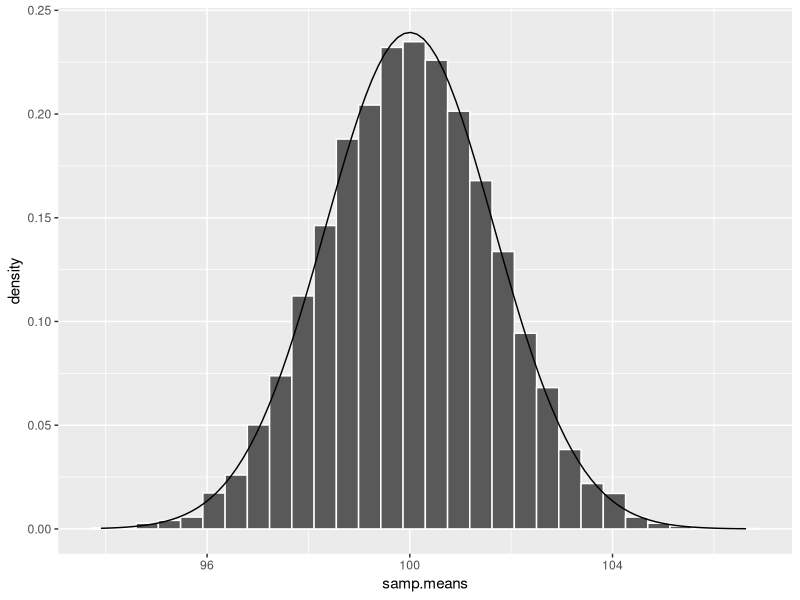
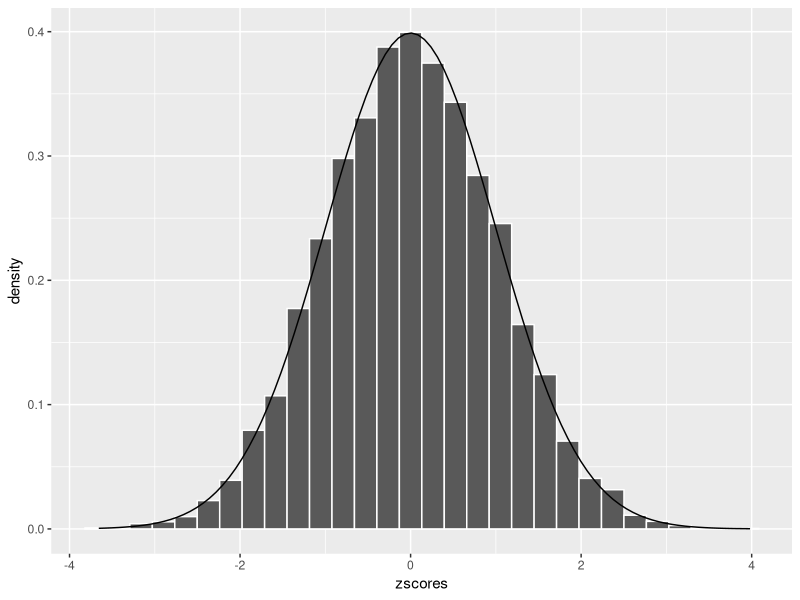
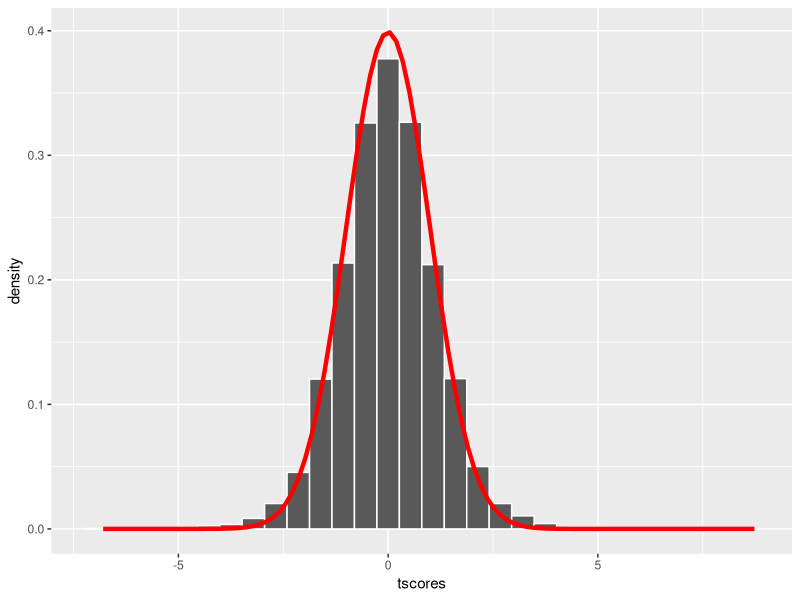
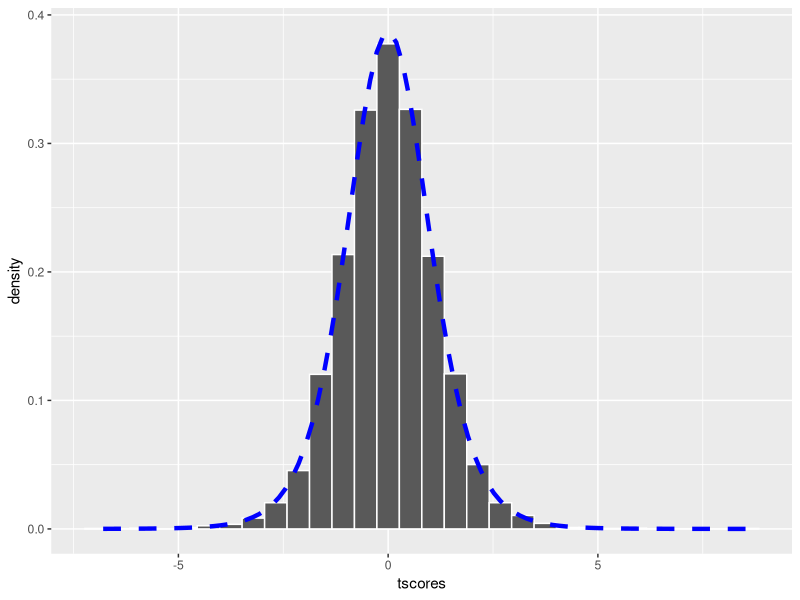
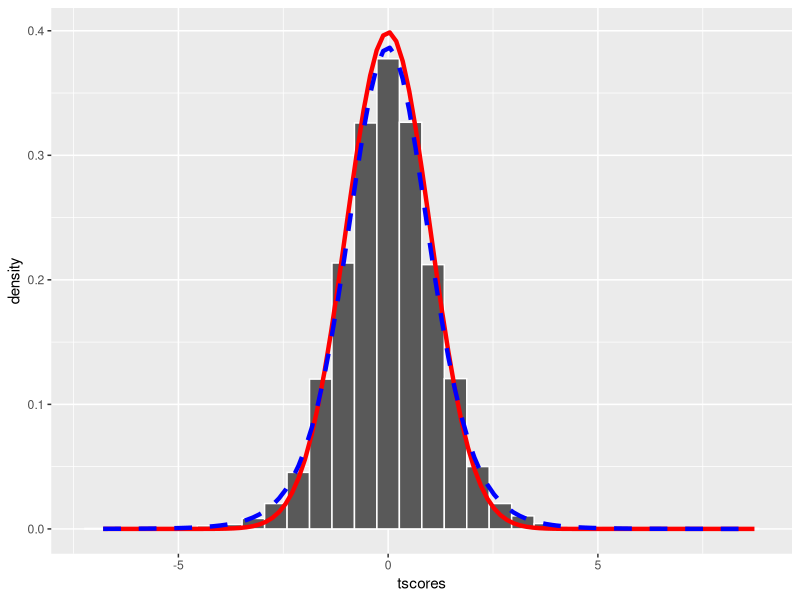
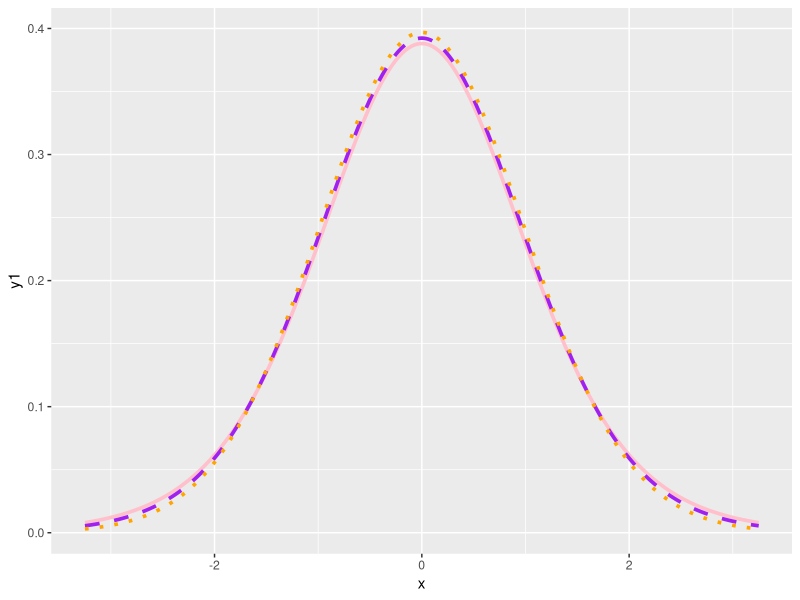
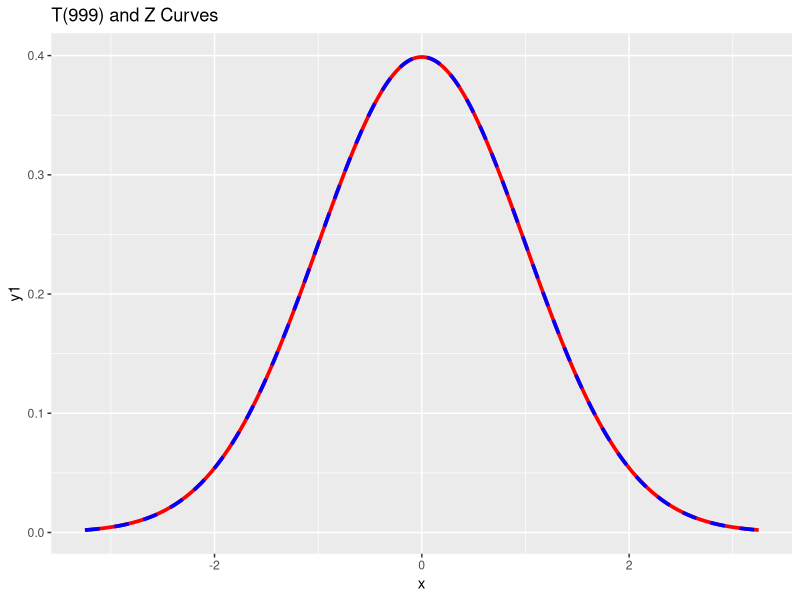
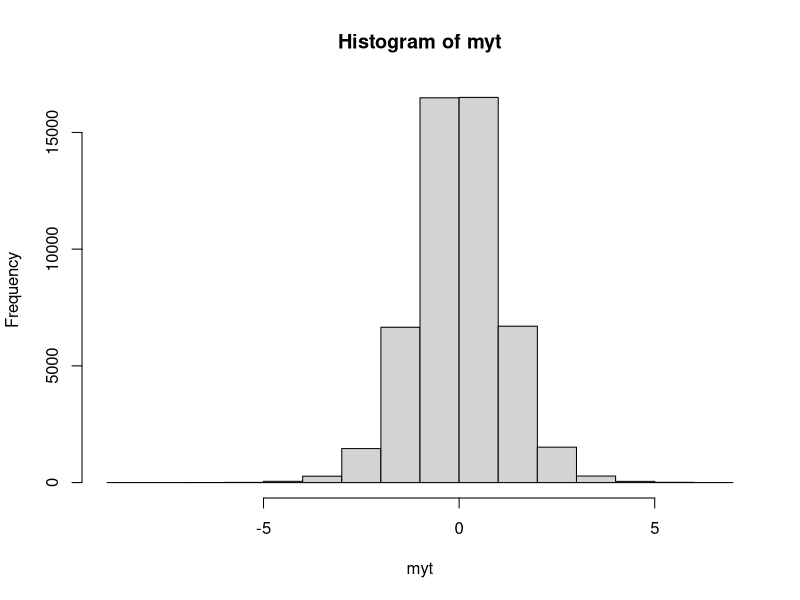

Write R code to recreate these figures, in order.
#24 - Lesson 5-2A Continued
#Wednesday, 4/3/24

#Notes 5-2A Code to Copy
#Beyond the Normal Distribution, Part 1

#-------------------------------------Investigation #1-----------------------------#
#Going from Z to t

library(tidyverse)
library(patchwork)
set.seed(2024)
mydata <- replicate(10000,rnorm(9,100,5))
#Check: What does mydata look like?
dim(mydata)
mydata[,1:5]

samp.means <- apply(mydata,2,mean)
#Check: length(samp.means)
samp.sd <- apply(mydata,2,sd)
#Check: length(samp.sd)

#Verifying the note in our notes
#what does the first sample look like?
mydata[,1]
mean(mydata[,1])
samp.means[1]
sd(mydata[,1])
samp.sd[1]

zscores <- (samp.means - 100)/(5/sqrt(9))
tscores <- (samp.means - 100)/(samp.sd/sqrt(9))

length(zscores)
length(tscores)


mydata.df <- data.frame(samp.means=samp.means,
                        samp.sd=samp.sd,
                        zscores=zscores,
                        tscores=tscores)




A <- ggplot(mydata.df,aes(x=samp.means)) + 
  geom_histogram(aes(y=after_stat(density)),
                 color="white",bins=30) +
  stat_function(fun=dnorm,args=list(mean=100,sd=5/sqrt(9)))
A #Beautiful CLT! :)


B <- ggplot(mydata.df,aes(x=zscores)) + 
  geom_histogram(aes(y=after_stat(density)),
                 color="white",bins=30) +
  stat_function(fun=dnorm,args=list(mean=0,sd=1))
B #Beautiful Z-scores! :)




C <- ggplot(mydata.df,aes(x=tscores))+ 
  geom_histogram(aes(y=after_stat(density)),
                 color="white",bins=30) +
  stat_function(fun=dnorm,args=list(mean=0,sd=1),color="red",size=1.5)
C




D <- ggplot(mydata.df,aes(x=tscores))+ 
  geom_histogram(aes(y=after_stat(density)),
                 color="white",bins=30) +
  stat_function(fun=dt,args=list(df=8),color="blue",size=1.5,linetype=2)
D




E <- ggplot(mydata.df,aes(x=tscores))+ 
  geom_histogram(aes(y=after_stat(density)),
                 color="white",bins=30) +
  stat_function(fun=dnorm,args=list(mean=0,sd=1),color="red",size=1.5)+
  stat_function(fun=dt,args=list(df=8),color="blue",size=1.5,linetype=2)
E






#Illustration #1
x <- seq(-3.25,3.25,.01)
y1 <- dt(x,9)
y2 <- dt(x,15)
y3 <- dt(x,48)
t.df <- data.frame(x=x,y1=y1,y2=y2,y3=y3)
ggplot(t.df,aes(x=x,y=y1)) +
  geom_line(color="pink",linetype=1,size=1.25)+
  geom_line(aes(y=y2),color="purple",linetype=2,size=1.25)+
  geom_line(aes(y=y3),color="orange",linetype=3,size=1.25)





#Illustration #2
x <- seq(-3.25,3.25,.01)
y1 <- dt(x,999)
y2 <- dnorm(x)
t.df <- data.frame(x=x,y1=y1,y2=y2)
ggplot(t.df,aes(x=x,y=y1)) +
  geom_line(color="red",linetype=1,size=1.25)+
  geom_line(aes(y=y2),color="blue",linetype=2,size=1.25)+
  ggtitle("T(999) and Z Curves")


#What if we use the normal distribution instead of t?
pnorm(-1.7)
pt(-1.7,9)

qnorm(.975)
qt(.975,9)

#Verifying the variance calculation
myt <- rt(50000,10)
hist(myt)
var(myt)
10/(10-2) #the theoretical variance!





#-------------------------------------Investigation #2-----------------------------#
#What is the distribution of t^2

mydata.df <- mutate(mydata.df,mystery=tscores*tscores)
ggplot(mydata.df,aes(x=mystery))+
  geom_histogram(aes(y=after_stat(density)),
                 color="white",bins=30)+
  ylim(c(0,0.5))



#BOO!
ggplot(mydata.df,aes(x=mystery))+  geom_histogram(aes(y=after_stat(density)),color="white",bins=30)+
  stat_function(fun=df,args=list(df1=1,df2=9))




mydata.df <- mutate(mydata.df, newy=case_when(
  df(mystery,1,9) >= 0.5 ~ NA,
  .default = df(mystery,1,9)
))

ggplot(mydata.df,aes(x=mystery))+
  geom_histogram(aes(y=after_stat(density)),color="white",bins=30)+
  geom_line(aes(y=newy))










#####Verify mean and variance########
ndf = 4
ddf = 99

myf <- rf(10000,df1=ndf,df2=ddf)
hist(myf)

mean(myf)
ddf/(ddf-2)

var(myf)
(2*ddf*ddf*(ndf+ddf-2))/(ndf*(ddf-2)*(ddf-2)*(ddf-4))











x <- seq(0.1,20,.01)
y1 <- df(x,3,126)
y2 <- df(x,6,45)
y3 <- df(x,1,9)
f.df <- data.frame(x=x,y1=y1,y2=y2,y3=y3)
ggplot(f.df,aes(x=x,y=y1)) +
  geom_line(color="pink",linetype=1,size=1.25)+
  geom_line(aes(y=y2),color="purple",linetype=2,size=1.25)+
  geom_line(aes(y=y3),color="orange",linetype=3,size=1.25)



